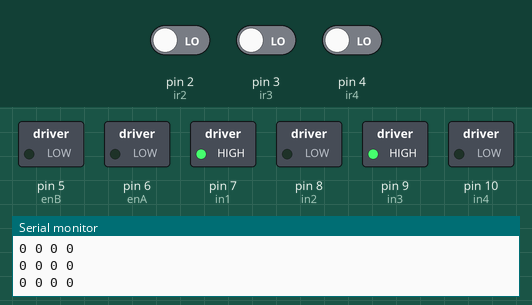
Simulated run of this sketch. Board: Arduino Uno, built with avr-gcc and run on an emulated ATmega328P. On the bench: switched loads named in the sketch (green lamp = pin HIGH), the last lines printed to the serial monitor. The test bench sets the inputs (shaded band); at power-on: pin 2 (ir2) LOW, pin 3 (ir3) LOW, pin 4 (ir4) LOW.

Above: at 1.2 s.
1.3 s: pin 2 (ir2) driven HIGH
At 1.7 s:
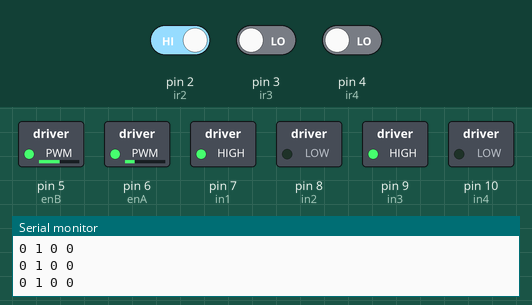
2.8 s: pin 3 (ir3) driven HIGH
At 3.9 s:
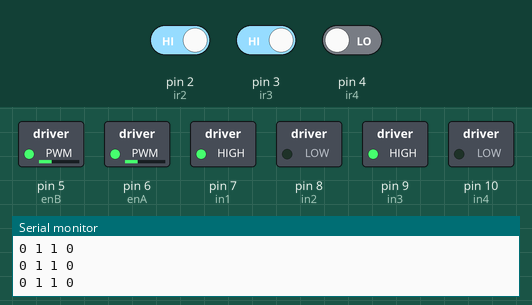
4.3 s: pin 2 (ir2) driven LOW
At 5.0 s:
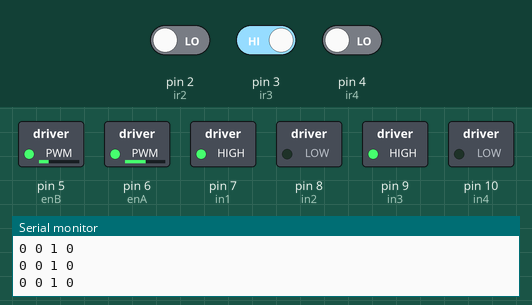
Timing chart, 0 to 7.3 s (numbered marks = the images above; inputs shaded):
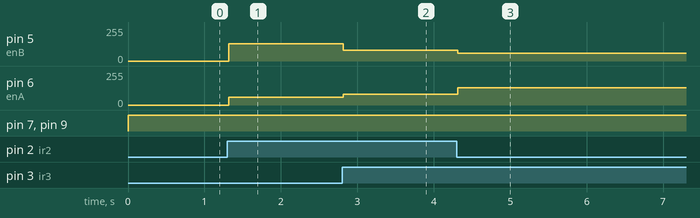

Measured:
- after the input at 1.3 s, pin 5 (enB): 0/255 → 130/255 at once; pin 6 (enA): 0/255 → 60/255 at once
- after the input at 2.8 s, pin 5 (enB): 130/255 → 80/255 at once; pin 6 (enA): 60/255 → 80/255 at once
- after the input at 4.3 s, pin 5 (enB): 80/255 → 60/255 at once; pin 6 (enA): 80/255 → 130/255 at once

The sketch:

4irLinefollower.ino
```cpp
#define ir1 1   // Leftmost sensor
#define ir2 2   // Left-center
#define ir3 3   // Right-center
#define ir4 4   // Rightmost

#define enA 6
#define in1 7
#define in2 8
#define in3 9
#define in4 10
#define enB 5

int S1, S2, S3, S4;
int prev = 0;

int baseSpeed = 80;     // Normal straight speed
int turnSpeedHigh = 130; // For outer wheel during turns
int turnSpeedLow  = 60;  // For inner wheel during turns

void setup() {
  pinMode(in1, OUTPUT);
  pinMode(in2, OUTPUT);
  pinMode(in3, OUTPUT);
  pinMode(in4, OUTPUT);

  pinMode(ir1, INPUT);
  pinMode(ir2, INPUT);
  pinMode(ir3, INPUT);
  pinMode(ir4, INPUT);

  Serial.begin(9600);
}

void loop() {
  S1 = digitalRead(ir1);
  S2 = digitalRead(ir2);
  S3 = digitalRead(ir3);
  S4 = digitalRead(ir4);

  Serial.print(S1);
  Serial.print(" ");
  Serial.print(S2);
  Serial.print(" ");
  Serial.print(S3);
  Serial.print(" ");
  Serial.println(S4);

  // Default forward
  int leftSpeed = baseSpeed;
  int rightSpeed = baseSpeed;

  // --- Decision Logic ---
  if ((S2 == 1 && S3 == 1) || (S1==0 && S4==0 && S2==1 && S3==1)) {  // On line (center sensors active)
    leftSpeed = baseSpeed;
    rightSpeed = baseSpeed;
    prev = 0;
  }

  else if ((S1 == 1 && S2 == 0 && S3 == 0 && S4 == 0) || (S1 == 1 && S2 == 1 && S3 == 0 && S4 == 0)) { // Hard Left
    leftSpeed = turnSpeedLow;
    rightSpeed = turnSpeedHigh;
    prev = 1;
  }

  else if ((S1 == 0 && S2 == 0 && S3 == 0 && S4 == 1) || (S1 == 0 && S2 == 0 && S3 == 1 && S4 == 1)) { // Hard Right
    leftSpeed = turnSpeedHigh;
    rightSpeed = turnSpeedLow;
    prev = 2;
  }

  else if ((S2 == 1 && S3 == 0) || (S1 == 0 && S2 == 1 && S3 == 0 && S4 == 0)) { // Slight Left
    leftSpeed = turnSpeedLow;
    rightSpeed = turnSpeedHigh;
    prev = 1;
  }

  else if ((S2 == 0 && S3 == 1) || (S1 == 0 && S2 == 0 && S3 == 1 && S4 == 0)) { // Slight Right
    leftSpeed = turnSpeedHigh;
    rightSpeed = turnSpeedLow;
    prev = 2;
  }

  else if (S1 == 0 && S2 == 0 && S3 == 0 && S4 == 0) { // Line lost
    if (prev == 1) { // last seen line on left
      leftSpeed = turnSpeedLow;
      rightSpeed = turnSpeedHigh;
    } else if (prev == 2) { // last seen line on right
      leftSpeed = turnSpeedHigh;
      rightSpeed = turnSpeedLow;
    } else { // lost completely
      leftSpeed = 0;
      rightSpeed = 0;
    }
  }

  else if (S1 == 1 && S2 == 1 && S3 == 1 && S4 == 1) { // All black - intersection
    leftSpeed = baseSpeed;
    rightSpeed = baseSpeed;
  }

  // --- Apply Motor Speeds ---
  analogWrite(enA, constrain(leftSpeed, 0, 255));
  analogWrite(enB, constrain(rightSpeed, 0, 255));

  digitalWrite(in1, HIGH);
  digitalWrite(in2, LOW);
  digitalWrite(in3, HIGH);
  digitalWrite(in4, LOW);
}
```

2irlinefollower.cpp
```cpp
#include <Arduino.h>

// Motor pins
#define AIN1 7
#define AIN2 8
#define PWMA 5
#define BIN1 10
#define BIN2 9
#define PWMB 6

// IR sensor pins
#define IR1 A1
#define IR2 A2
#define IR3 A3
#define IR4 A4
#define IR5 A5


// Speed control variables
int baseSpeed = 90;
int turnBoost = 40;
int prev = -1;

void forward(int leftSpeed, int rightSpeed) {
  // Set left motor direction forward
  digitalWrite(AIN1, HIGH);
  digitalWrite(AIN2, LOW);
  analogWrite(PWMA, rightSpeed);

  // Set right motor direction forward
  digitalWrite(BIN1, HIGH);
  digitalWrite(BIN2, LOW);
  analogWrite(PWMB, leftSpeed);
}

void setup() {
  Serial.begin(9600);
  pinMode(IR1, INPUT);
  pinMode(IR2, INPUT);
  pinMode(IR3, INPUT);
  pinMode(IR4, INPUT);
  pinMode(IR5, INPUT);
  pinMode(BIN1, OUTPUT);
  pinMode(BIN2, OUTPUT);
  pinMode(AIN1, OUTPUT);
  pinMode(AIN1, OUTPUT);
  pinMode(PWMA, OUTPUT);
  pinMode(PWMB, OUTPUT);
  // forward(100, 100);

}

void loop() {
  Serial.print("IR1: "); Serial.print(digitalRead(IR1));
  Serial.print(" IR2: "); Serial.print(digitalRead(IR2));
  Serial.print(" IR3: "); Serial.print(digitalRead(IR3));
  Serial.print(" IR4: "); Serial.print(digitalRead(IR4));
  Serial.print(" IR5: "); Serial.println(digitalRead(IR5));
  int s2 = digitalRead(IR2);
  int s4 = digitalRead(IR4);

  if(s2 == 0 && s4 == 0) {
    forward(baseSpeed, baseSpeed);
    prev = 0;
  }
  else if (s2 ==1 && s4 ==1)
  {
    if(prev == 1){
      forward(baseSpeed+50, 0);
    }
    else if (prev == 2)
    {
      forward(0, baseSpeed+50);
    }
    else {
      forward(0,0);
    }

  }
  else if (s2 == 1) {
    forward(baseSpeed+50, 0); // Turn left
    prev = 1;
  }
  else if (s4 == 1) {
    forward(0, baseSpeed+50); // Turn right
    prev = 2;
  }
}
```

3ir_condition.cpp
```cpp
#include <Arduino.h>

#define AIN1 7
#define AIN2 8
#define PWMA 5
#define BIN1 10
#define BIN2 9
#define PWMB 6

// IR sensor pins
#define IR2 A2
#define IR3 A3
#define IR4 A4

int s1, s2, s3, s4, s5;

// Speed control variables
int defaultSpeed = 150;
int sharpspeed = 200;
int avoidSpeed = -200;
// int curveSpeed = -80;
// int turnspeed = 140;
// int baseTurnSpeed = 60;
int past = 0;
int ppast = 0;

int standardDelay = 50;
int extremeDelay = 50;

// void stopMotors() {
//   analogWrite(PWMA, 0);
//   analogWrite(PWMB, 0);
//   digitalWrite(AIN1, LOW);
//   digitalWrite(AIN2, LOW);
//   digitalWrite(BIN1, LOW);
//   digitalWrite(BIN2, LOW);
//   delay(10);
// }

void forward(int leftSpeed, int rightSpeed) {

  Serial.print(" leftSpeed: "); Serial.print(leftSpeed);
  Serial.print(" rightSpeed: "); Serial.println(rightSpeed);
  // Set left motor direction forward
  leftSpeed = constrain(leftSpeed, -255, 255);
  rightSpeed = constrain(rightSpeed, -255, 255);
  if (leftSpeed < 0) {
    digitalWrite(BIN1, LOW);
    digitalWrite(BIN2, HIGH);
    analogWrite(PWMB, -leftSpeed);
  }else{
    digitalWrite(BIN1, HIGH);
    digitalWrite(BIN2, LOW);
    analogWrite(PWMB, leftSpeed);
  }
  if (rightSpeed < 0) {
    digitalWrite(AIN1, HIGH);
    digitalWrite(AIN2, LOW);
    analogWrite(PWMA, -rightSpeed);
  }else{
  digitalWrite(AIN1, LOW);
  digitalWrite(AIN2, HIGH);
  analogWrite(PWMA, rightSpeed);}

}

void show(){
  s2 = digitalRead(IR2);
  s3 = digitalRead(IR3);
  s4 = digitalRead(IR4);
  Serial.print(" IR1: "); Serial.print(s2);
  Serial.print(" IR2: "); Serial.print(s3);
  Serial.print(" IR3: "); Serial.print(s4);
  Serial.print(" Past: "); Serial.print(past);
}

void pastD(){
  if(past == 0){
    forward(defaultSpeed, defaultSpeed);
    delay(standardDelay);
  } else if (past == 1){
    forward(sharpspeed, avoidSpeed); // Turn right
    // delay(standardDelay);
  } else if (past == -1){
    forward(avoidSpeed, sharpspeed); // Turn left
    // delay(standardDelay);
  } else if (past == 2){
    forward(sharpspeed, avoidSpeed); // Turn right
    // delay(standardDelay);
  } else if (past == -2){
    forward(avoidSpeed, sharpspeed); // Turn left
    // delay(standardDelay);
  }
}

void setup() {
  Serial.begin(9600);
  pinMode(IR2, INPUT);
  pinMode(IR3, INPUT);
  pinMode(IR4, INPUT);
  pinMode(BIN1, OUTPUT);
  pinMode(BIN2, OUTPUT);
  pinMode(AIN1, OUTPUT);
  pinMode(AIN1, OUTPUT);
  pinMode(PWMA, OUTPUT);
  pinMode(PWMB, OUTPUT);
}

void loop() {
  show();
  if(s2 && !s3 && !s4){
    forward(sharpspeed, avoidSpeed);
    delay(standardDelay);
    past = 1;
  }
  if(s4 && !s3 && !s2){
    forward(avoidSpeed, sharpspeed);
    delay(standardDelay);
    past = -1;
  }
  if(s2 && s3 && !s4){ // sharp turns
    forward(sharpspeed, avoidSpeed);
    delay(extremeDelay);
    past =2;
  }if(s4 && s3 && !s2){ //sharp turns
    forward(avoidSpeed, sharpspeed);
    delay(extremeDelay);
    past = -2;
  }if(s3 && !s2 && !s1){
    forward(defaultSpeed, defaultSpeed);
    past = 0;
  // } else {
  //   pastD();
  }
}
```

3irfroback.cpp
```cpp
#include <Arduino.h>

// Motor pins
#define AIN1 7
#define AIN2 8
#define PWMA 5
#define BIN1 10
#define BIN2 9
#define PWMB 6

// IR sensor pins
#define IR1 A1
#define IR2 A2
#define IR3 A3
#define IR4 A4
#define IR5 A5
int leftSpeed = 0;
int rightSpeed = 0;
int defaultSpeed = 130;
int turnspeed = 180;
int past = 0;

void forward(int leftSpeed, int rightSpeed) {
  // Set left motor direction forward
  if (leftSpeed < 0) {
    digitalWrite(BIN1, LOW);
    digitalWrite(BIN2, HIGH);
    analogWrite(PWMB, -leftSpeed);
  }else{
    digitalWrite(BIN1, HIGH);
    digitalWrite(BIN2, LOW);
    analogWrite(PWMB, leftSpeed);
  }
  if (rightSpeed < 0) {
    digitalWrite(AIN1, HIGH);
    digitalWrite(AIN2, LOW);
    analogWrite(PWMA, -rightSpeed);
  }else{
  digitalWrite(AIN1, LOW);
  digitalWrite(AIN2, HIGH);
  analogWrite(PWMA, rightSpeed);}

}

void setup() {
  Serial.begin(9600);
  pinMode(IR1, INPUT);
  pinMode(IR2, INPUT);
  pinMode(IR3, INPUT);
  pinMode(IR4, INPUT);
  pinMode(IR5, INPUT);
  pinMode(BIN1, OUTPUT);
  pinMode(BIN2, OUTPUT);
  pinMode(AIN1, OUTPUT);
  pinMode(AIN1, OUTPUT);
  pinMode(PWMA, OUTPUT);
  pinMode(PWMB, OUTPUT);
}

void pastD(){ // 0 straight 1 is right 2 is left
  if (past == 0){
    forward(defaultSpeed, defaultSpeed);
    leftSpeed = 0;
    rightSpeed = 0;
  }else if (past == 1){
    leftSpeed = -turnspeed;
    rightSpeed = turnspeed;
    forward(leftSpeed, rightSpeed);
  }else if (past == 2){
    leftSpeed = turnspeed;
    rightSpeed = -turnspeed;
    forward(leftSpeed, rightSpeed);
  }
}

void loop() {
  // Serial.print("IR1: "); Serial.print(digitalRead(IR1));
  Serial.print(" IR2: "); Serial.print(digitalRead(IR2));
  Serial.print(" IR3: "); Serial.print(digitalRead(IR3));
  Serial.print(" IR4: "); Serial.print(digitalRead(IR4));
  // Serial.print(" IR5: "); Serial.print(digitalRead(IR5));
  Serial.print(" lSpeed: "); Serial.print(leftSpeed);
  Serial.print(" rSpeed: "); Serial.println(rightSpeed);

  // int s1 = digitalRead(IR1);
  int s2 = digitalRead(IR2);
  int s3 = digitalRead(IR3);
  int s4 = digitalRead(IR4);
  // int s5 = digitalRead(IR5);

  if ( s2 ==1 && s4 ==1 && s3 ==0) {
    pastD();
  }
  else if (s2 == 1 && s3 ==1) {
    leftSpeed = turnspeed;
    rightSpeed = -turnspeed;
    forward(leftSpeed, rightSpeed);
    past = 1;
    delay(130);
  }
  else if( s4 == 1 && s3 ==1) {
    leftSpeed = -turnspeed;
    rightSpeed = turnspeed;
    forward(leftSpeed, rightSpeed);
    past = 2;
    delay(130);
  }
  else if (s3 == 1) {
    forward(defaultSpeed, defaultSpeed);
    leftSpeed = 0;
    rightSpeed = 0;
    past = 0;
  }
  else if (s4 == 1) {
    leftSpeed = -turnspeed;
    rightSpeed = turnspeed;
    forward(leftSpeed, rightSpeed);
    past = 1;
  }else if (s2 == 1) {
    leftSpeed = turnspeed;
    rightSpeed = -turnspeed;
    forward(leftSpeed, rightSpeed);
    past = 2;
  }
}
```

5ir.cpp
```cpp
#include <Arduino.h>

// Motor pins
#define AIN1 7
#define AIN2 8
#define PWMA 5
#define BIN1 10
#define BIN2 9
#define PWMB 6

// IR sensor pins
#define IR1 A1
#define IR2 A2
#define IR3 A3
#define IR4 A4
#define IR5 A5
int defaultSpeed = 150;
int sharpspeed = 180;
int turnspeed = 170;
int baseTurnSpeed = 60;
int past = 0;

void forward(int leftSpeed, int rightSpeed) {
  // Set left motor direction forward
  if (leftSpeed < 0) {
    digitalWrite(BIN1, LOW);
    digitalWrite(BIN2, HIGH);
    analogWrite(PWMB, -leftSpeed);
  }else{
    digitalWrite(BIN1, HIGH);
    digitalWrite(BIN2, LOW);
    analogWrite(PWMB, leftSpeed);
  }
  if (rightSpeed < 0) {
    digitalWrite(AIN1, HIGH);
    digitalWrite(AIN2, LOW);
    analogWrite(PWMA, -rightSpeed);
  }else{
  digitalWrite(AIN1, LOW);
  digitalWrite(AIN2, HIGH);
  analogWrite(PWMA, rightSpeed);}

}

void setup() {
  Serial.begin(9600);
  pinMode(IR1, INPUT);
  pinMode(IR2, INPUT);
  pinMode(IR3, INPUT);
  pinMode(IR4, INPUT);
  pinMode(IR5, INPUT);
  pinMode(BIN1, OUTPUT);
  pinMode(BIN2, OUTPUT);
  pinMode(AIN1, OUTPUT);
  pinMode(AIN1, OUTPUT);
  pinMode(PWMA, OUTPUT);
  pinMode(PWMB, OUTPUT);
}

void pastD(){ // 0 is straight 1 is mid left 2 is slight left 3 is sharpleft 4 is 90 left

}

void loop() {
  Serial.print("IR1: "); Serial.print(digitalRead(IR1));
  Serial.print(" IR2: "); Serial.print(digitalRead(IR2));
  Serial.print(" IR3: "); Serial.print(digitalRead(IR3));
  Serial.print(" IR4: "); Serial.print(digitalRead(IR4));
  Serial.print(" IR5: "); Serial.println(digitalRead(IR5));

  int s1 = digitalRead(IR1);
  int s2 = digitalRead(IR2);
  int s3 = digitalRead(IR3);
  int s4 = digitalRead(IR4);
  int s5 = digitalRead(IR5);

  // if ( (s2 ==1) && (s4 ==1 )&& (s3 ==1)) {
  //   pastD();
  // }else
  if (s4 == 1) {
    forward(-sharpspeed, sharpspeed);
  }else if (s2 == 1) {
    forward(sharpspeed, -sharpspeed);
  } else if( s5 == 1) {
    forward(-sharpspeed, sharpspeed);
    delay(100);
  } else if (s1 == 1) {
    forward(sharpspeed, -sharpspeed);
    delay(100);
  } else if (s3 == 1){
    forward(defaultSpeed, defaultSpeed);
  }
  else if((s5 == 1) && (s4 == 1)){
    forward(-sharpspeed, sharpspeed);
  }else if ((s1 == 1) && (s2 == 1)){
    forward(sharpspeed, -sharpspeed);
  }

  else if (s2 == 1 && s3 ==1) {
    forward(turnspeed, 0);
  }
  else if( s4 == 1 && s3 ==1) {
    forward(0, turnspeed);
  }else if((s1 == 1) && (s2 ==1) && (s3==1)) {
    forward(sharpspeed, -sharpspeed);
    delay(800);
  }else if (s3 == 1){
    forward(defaultSpeed, defaultSpeed);
  }
  else if ((s3 == 1) && (s2 ==0) && (s4 ==0)) {
    forward(defaultSpeed, defaultSpeed);
  }else if ((s5 == 1) && (s4 ==1) && (s3==1)) {
    forward(-sharpspeed, sharpspeed);
    delay(800);
  }
  else if((s1 == 1) && (s2 ==1) && (s3==1) && (s4==1)) {
    forward(sharpspeed, 0);
    delay(100);
  }
  else if((s1 == 1) && (s2 == 1) && (s4 == 1) && (s5 == 1)) {
    forward(0,0);
  }
  else if ((s5 == 1) && (s4 ==1) && (s3==1) && (s2==1)) {
    forward(0, sharpspeed);
    delay(100);
  }
  else {
    pastD();
  }
}
```

5iradaptive.cpp
```cpp
#include <Arduino.h>

// Motor pins
#define AIN1 7
#define AIN2 8
#define PWMA 5
#define BIN1 10
#define BIN2 9
#define PWMB 6

// IR sensor pins
#define IR1 A1
#define IR2 A2
#define IR3 A3
#define IR4 A4
#define IR5 A5

// Speed control variables
int baseSpeed = 88;
int turnSpeed = 150;
int baseTurnSpeed = 70;
int prev = -1;

int curveBoost = 0;
int curveCount = 0;
int curveDirection = 0; // -1 = left, +1 = right, 0 = straight

int multiplier = 20;

void forward(int leftSpeed, int rightSpeed) {
  // Set left motor direction forward
  leftSpeed = constrain(leftSpeed, 0, 255);
  rightSpeed = constrain(rightSpeed, 0, 255);
  digitalWrite(AIN1, LOW);
  digitalWrite(AIN2, HIGH);
  analogWrite(PWMA, rightSpeed);

  // Set right motor direction forward
  digitalWrite(BIN1, HIGH);
  digitalWrite(BIN2, LOW);
  analogWrite(PWMB, leftSpeed);
}

void left(){
  digitalWrite(AIN1, LOW);
  digitalWrite(AIN2, HIGH);
  analogWrite(PWMA, turnSpeed);
  digitalWrite(BIN1, LOW);
  digitalWrite(BIN2, HIGH);
  analogWrite(PWMB, turnSpeed);
}

void right(){
  digitalWrite(AIN1, HIGH);
  digitalWrite(AIN2, LOW);
  analogWrite(PWMA, turnSpeed);
  digitalWrite(BIN1, HIGH);
  digitalWrite(BIN2, LOW);
  analogWrite(PWMB, turnSpeed);
}

// void pastD(){
//   if(prev == 3){
//     left();
//   }else if (prev == 4){
//     right();
//   }else if(prev == 1){
//     forward(turnSpeed+curveBoost, baseTurnSpeed);
//   }else if (prev == 2){
//     forward(baseTurnSpeed, turnSpeed+curveBoost);
//   }else if (prev == 0){
//     forward(baseSpeed, baseSpeed);
//     forward(0,0);
//   }
// }

void setup() {
  Serial.begin(9600);
  // TCCR0B = TCCR0B & B11111000 | B00000010 ;
  pinMode(IR1, INPUT);
  pinMode(IR2, INPUT);
  pinMode(IR3, INPUT);
  pinMode(IR4, INPUT);
  pinMode(IR5, INPUT);
  pinMode(BIN1, OUTPUT);
  pinMode(BIN2, OUTPUT);
  pinMode(AIN1, OUTPUT);
  pinMode(AIN1, OUTPUT);
  pinMode(PWMA, OUTPUT);
  pinMode(PWMB, OUTPUT);
  // forward(100, 100);

}

void loop() {
  Serial.print("IR1: "); Serial.print(digitalRead(IR1));
  Serial.print(" IR2: "); Serial.print(digitalRead(IR2));
  Serial.print(" IR3: "); Serial.print(digitalRead(IR3));
  Serial.print(" IR4: "); Serial.print(digitalRead(IR4));
  Serial.print(" IR5: "); Serial.println(digitalRead(IR5));
  int s2 = digitalRead(IR2);
  int s4 = digitalRead(IR4);
  int s1 = digitalRead(IR1);
  int s5 = digitalRead(IR5);
  int s3 = digitalRead(IR3);

  curveBoost = curveCount * 20;
  curveBoost = constrain(curveBoost, 0, 80);

  if(curveDirection == 0){
    forward(baseSpeed, baseSpeed);
  }
  else if (curveDirection == -1){
    forward(baseTurnSpeed, turnSpeed+curveBoost); //when only side sensor
  }else if (curveDirection == 1){
    forward(turnSpeed+curveBoost, baseTurnSpeed); //when only side sensor
  }else if(curveDirection == -2){
    forward(baseTurnSpeed, turnSpeed+curveBoost); //when both center and side sensor
  }else if(curveDirection == 2){
    forward(turnSpeed+curveBoost, baseTurnSpeed); //when both center and side sensor
  }else if(curveDirection == -3){
    right();
    // delay(300);
  }else if(curveDirection == 3){
    left();
    // delay(300);
  } else forward(0,0);

  if (s1 ==1 && s2 ==1 && s3 ==1 && s4 ==1 && s5 ==1){
    curveDirection = 5;
    curveCount = 0;
  } else if ((s1 ==0) && (s2 ==0) && (s4 ==0) && (s5 ==0) && (s3 == 1)){
    curveDirection = 0;
  } else if((s5 ==1) && (s4 ==1)){
    curveDirection = 3;
    curveCount = 0;
  } else if((s1 ==1) && (s2 ==1)){
    curveDirection = -3;
    curveCount = 0;
  } else if ((s2 ==1) &&  (s4 ==0)){
    curveCount++;
    curveDirection = 1;
    // prev = 0 ;
  } else if ((s4 ==1) &&  (s2 ==0)){
    curveCount++;
    curveDirection = -1;
  }
  else if (s1 == 1) {
    curveCount +=2;
    curveDirection = 2;
  }
  else if (s5 == 1) {
    curveCount +=2;
    curveDirection = -2;
  }
  else {
    curveCount = 0;
    curveDirection = 0;
  }
}
```

Source omitted: 5irCondition.cpp (6389 bytes), 5irwith_gradualinc.cpp (4095 bytes), 5irwithgradualinc.cpp (4948 bytes), curvecount.cpp (4940 bytes), pid_partial.cpp (3994 bytes)
